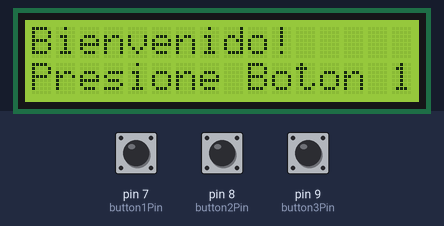
This sketch was run on a simulated Arduino Uno, built with avr-gcc and run on an emulated ATmega328P. Parts: 16×2 character LCD. Inputs (shaded band) come from the test bench; at power-on: pin 7 (button1Pin) LOW, pin 8 (button2Pin) LOW, pin 9 (button3Pin) LOW.

Above: at 1.2 s.
1.3 s: pin 7 (button1Pin) pulled HIGH for 1 s
At 3.0 s:
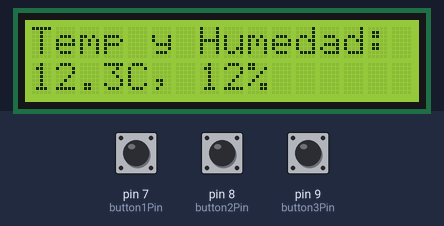
3.8 s: pin 8 (button2Pin) pulled HIGH for 0.15 s
At 5.0 s:
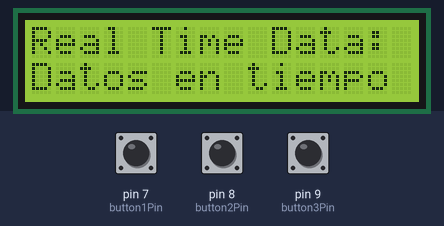
5.4 s: pin 9 (button3Pin) pulled HIGH for 0.15 s
At 6.1 s:
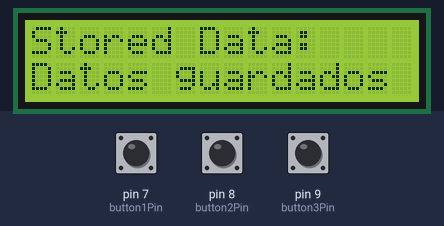
7.0 s: pin 7 (button1Pin) pulled HIGH for 0.15 s
At 8.2 s:
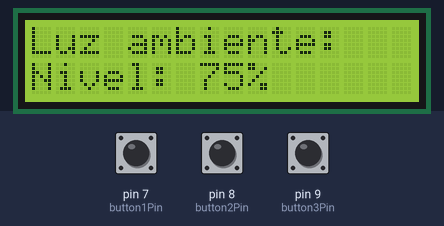
8.6 s: pin 7 (button1Pin) pulled HIGH for 3.2 s
At 12.3 s:
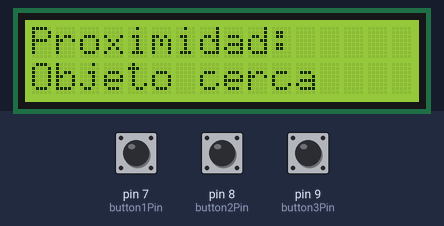
Timing chart, 0 to 13.8 s (numbered marks = the images above; inputs shaded):
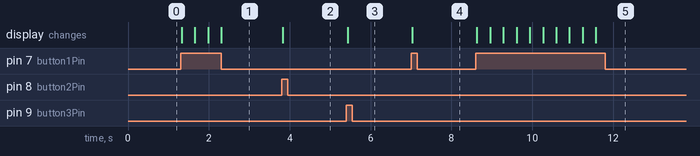

The sketch:

mainMenu.ino
```cpp
#include <Wire.h>
#include <LiquidCrystal_I2C.h>

LiquidCrystal_I2C lcd(0x27, 16, 2);  // Dirección I2C de la pantalla

const int button1Pin = 7;  // Pin del botón 1
const int button2Pin = 8;  // Pin del botón 2
const int button3Pin = 9;  // Pin del botón 3

int currentScreen = 0;  // Para rastrear el menú actual

void setup() {
  lcd.init();          // Inicializa la pantalla LCD
  lcd.backlight();     // Enciende la retroiluminación

  pinMode(button1Pin, INPUT);
  pinMode(button2Pin, INPUT);
  pinMode(button3Pin, INPUT);

  showWelcomeMenu();   // Muestra el menú de bienvenida al iniciar
}

void loop() {
  // Leer estado de los botones
  if (digitalRead(button1Pin) == HIGH) {
    advanceMenu();     // Avanza entre los menús
    delay(300);        // Debounce
  }
  else if (digitalRead(button2Pin) == HIGH) {
    showRealTimeData();  // Muestra la información en tiempo real
    delay(300);          // Debounce
  }
  else if (digitalRead(button3Pin) == HIGH) {
    showStoredData();  // Muestra la información guardada
    delay(300);        // Debounce
  }
}

void showWelcomeMenu() {
  lcd.clear();
  lcd.setCursor(0, 0);
  lcd.print("Bienvenido!");
  lcd.setCursor(0, 1);
  lcd.print("Presione Boton 1");
}

void temperatureHumidity() {
  lcd.clear();
  lcd.setCursor(0, 0);
  lcd.print("Temp y Humedad:");
  lcd.setCursor(0, 1);
  lcd.print("12.3C, 12%"); // Muestra datos ficticios
}

void ambientLight() {
  lcd.clear();
  lcd.setCursor(0, 0);
  lcd.print("Luz ambiente:");
  lcd.setCursor(0, 1);
  lcd.print("Nivel: 75%"); // Muestra datos ficticios
}

void airQuality() {
  lcd.clear();
  lcd.setCursor(0, 0);
  lcd.print("Calidad de aire:");
  lcd.setCursor(0, 1);
  lcd.print("CO2: 400ppm"); // Muestra datos ficticios
}

void proximitySensor() {
  lcd.clear();
  lcd.setCursor(0, 0);
  lcd.print("Proximidad:");
  lcd.setCursor(0, 1);
  lcd.print("Objeto cerca"); // Muestra datos ficticios
}

void advanceMenu() {
  currentScreen = (currentScreen + 1) % 4;  // 4 pantallas: 0, 1, 2, 3
  switch (currentScreen) {
    case 0:
      temperatureHumidity();
      break;
    case 1:
      ambientLight();
      break;
    case 2:
      airQuality();
      break;
    case 3:
      proximitySensor();
      break;
  }
}

void showRealTimeData() {
  lcd.clear();
  lcd.setCursor(0, 0);
  lcd.print("Real Time Data:");
  lcd.setCursor(0, 1);
  lcd.print("Datos en tiempo");
  // Aquí se incluiría la lógica para mostrar datos en tiempo real
}

void showStoredData() {
  lcd.clear();
  lcd.setCursor(0, 0);
  lcd.print("Stored Data:");
  lcd.setCursor(0, 1);
  lcd.print("Datos guardados");
  // Aquí se incluiría la lógica para mostrar datos guardados en EEPROM
}
```

Measured:
- after the input at 1.3 s, the display: first changes at once (image 1 shows a later state)
- after the input at 3.8 s, the display: changes at once (image 2)
- after the input at 5.4 s, the display: changes at once (image 3)
- after the input at 7.0 s, the display: changes at once (image 4)
- after the input at 8.6 s, the display: first changes at once (image 5 shows a later state)
